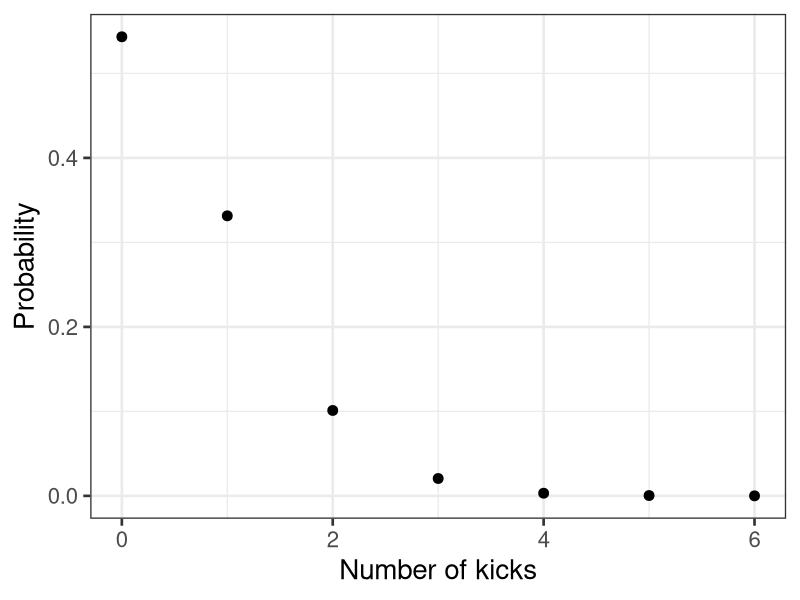
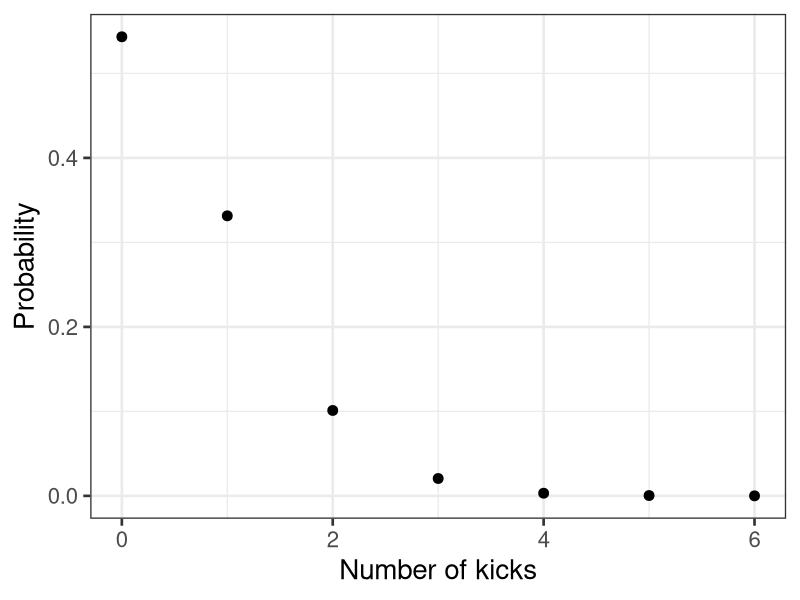
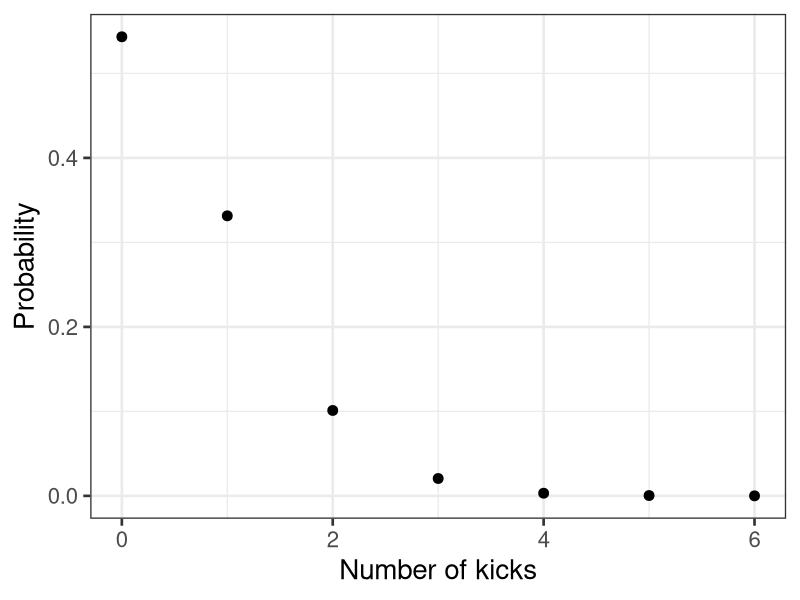
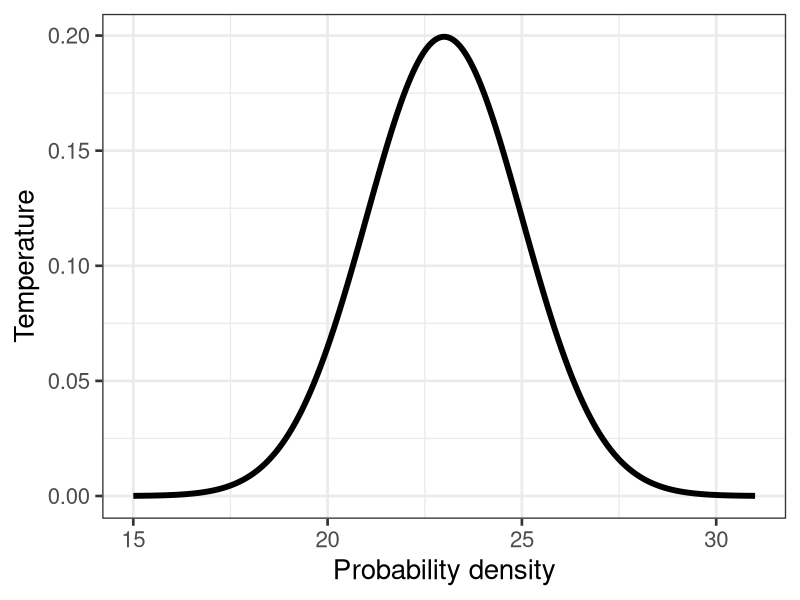
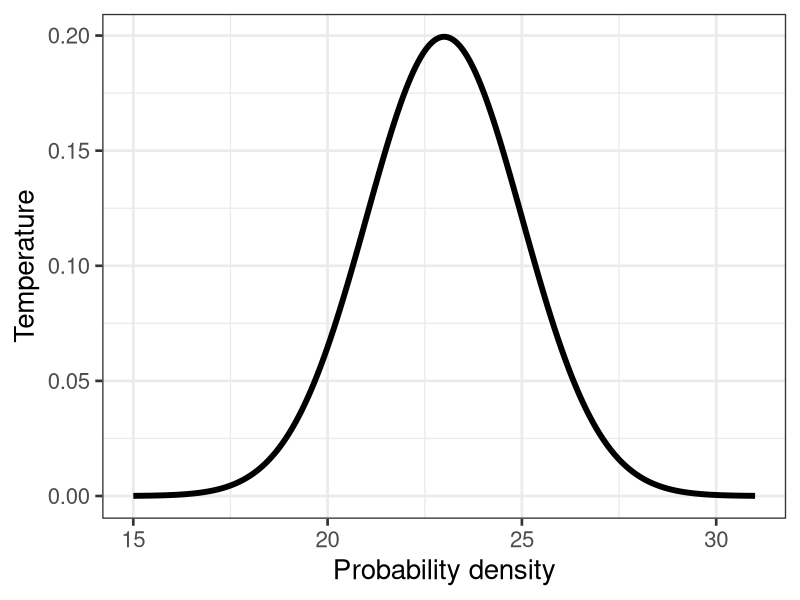

Generate these figures, in order, with R:
## ---- chunk 1
library("ggplot2")
set.seed(123)
## ---- chunk 2
kicks <- seq(0, 6)
prob <- dpois(kicks, lambda = 0.61)
df <- data.frame(kicks = kicks, prob = prob)
pp <- ggplot(df, aes(x = kicks, y = prob)) +
  theme_bw(20) +
  geom_point(size = 3) +
  ylab("Probability") +
  xlab("Number of kicks")
## ---- chunk 3
pp
## ---- chunk 4
pp
## ---- chunk 5
  dpois(x = 2, lambda = 0.61)
## ---- chunk 6
pp
## ---- chunk 7
  rpois(n = 1, lambda = 0.61)
## ---- chunk 8
temp_mean <- 23
temp_sd <- 2
temp <- seq(15, 31, by = 0.01)
prob <- dnorm(temp,mean = temp_mean, sd = temp_sd)
df <- data.frame(temp = temp, prob = prob)
pn <- ggplot(df, aes(x = temp, y = prob)) +
  theme_bw(20) +
  geom_line(lwd = 2) +
  ylab("Temperature") +
  xlab("Probability density")
## ---- chunk 9
pn
## ---- chunk 10
  dnorm(x = 30,
        mean = 23,
        sd = 2)
## ---- chunk 11
pn
## ---- chunk 12
  rnorm(n = 1,
        mean = 23,
        sd = 2)
